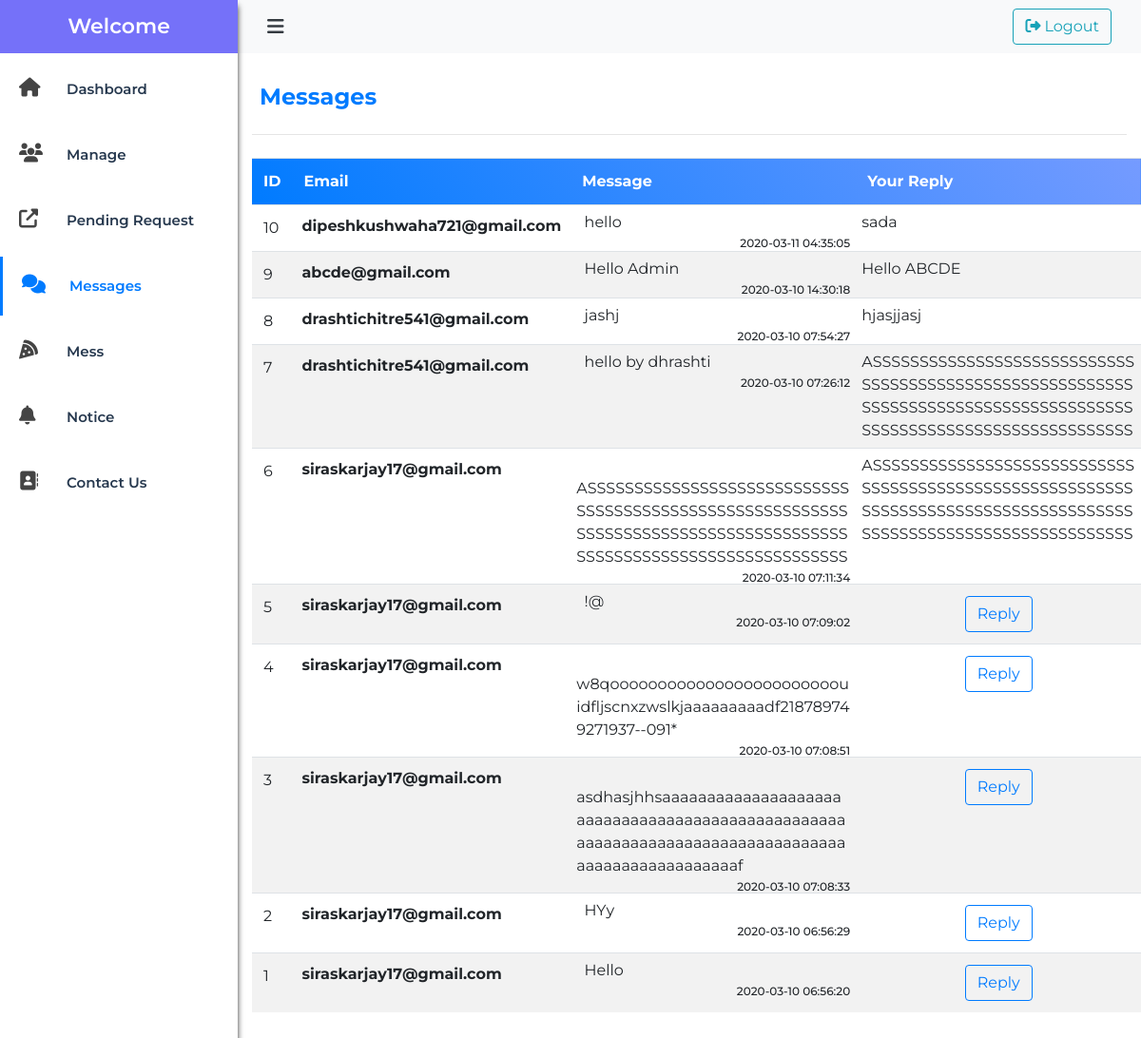
/SecondHome/admin/messages.php (signed in), run on the app's committed database.
### tables this page shows
CREATE TABLE `messages` (
  `msgid` int(255) NOT NULL,
  `email` varchar(50) NOT NULL,
  `message` text NOT NULL,
  `s-time` timestamp NULL DEFAULT CURRENT_TIMESTAMP,
  `reply` text NOT NULL
);

### SecondHome/admin/messages.php (the view, shortened to what this page needs)
<?php
include('sidebar-nav.php');
?>
<link rel="stylesheet" href="https://maxcdn.bootstrapcdn.com/bootstrap/4.0.0/css/bootstrap.min.css">
<div class="main-content">
        <div class="container py-2">
              <h4 class="font-weight-bold my-4 mx-2 text-primary">Messages</h4>
          <hr>
            </div>
              <div>
              <?php
                $q ="SELECT * FROM `messages` as `q` ORDER BY q.`s-time` DESC LIMIT 30";
              $result1 = mysqli_query($con,$q);
              echo '<div class="container">
              ';
              echo " <table class='table table-hover table-striped'> ";
              echo '<tr class="text-white"  style="background-image: linear-gradient(230deg, #759bff, #007bff);cursor: pointer;"><th>ID</th><th>Email</th><th>Message</th><th>Your Reply</th></tr>';
              while($extract = mysqli_fetch_array($result1)) {
                  if($extract['reply']=="")
                  {
                    echo "<tr style='position:relative;'><td id='tdid'>" .$extract['msgid'] ."</td><td valign='top' id='tdemail' class='font-weight-bold' >" .$extract['email'] ."</td>  <td id='tdmsg'> &nbsp " . $extract['message'] ." &nbsp
                    <sub class='d-block text-right' id='stime'>" .$extract['s-time'] ."</sub>
                    </td><td>
                    <button msgid=".$extract['msgid']." class='replybtn btn btn-outline-primary text-center d-block m-auto' style='display:in-line block;'>Reply</button></td> </tr>  ";
                  }
                else{
                  echo "<tr><td id='tdid'>" .$extract['msgid'] ."</td> <td valign='top' id='tdemail' class='font-weight-bold'>" .$extract['email'] ."</td>  <td id='tdmsg'> &nbsp " . $extract['message'] ."  <sub class='' id='stime'>" .$extract['s-time'] ."</sub></td><td id='tdmsg'> ". $extract['reply']." </td></tr>  ";
                }
              }
              echo " </table></div> ";
              ?>

### SecondHome/admin/admin-new.css (style rules this page uses)
body { padding-bottom: 30px; position: relative; min-height: 100%; background-color: #fff; }
* { font-family: 'Montserrat', sans-serif; padding: 0; margin: 0; box-sizing: border-box; }

### SecondHome/admin/style.css (style rules this page uses)
* { font-family: 'Montserrat', sans-serif; }
body { font-size: 14px; }

### SecondHome/admin/messages.php (style rules this page uses)
#tdemail { width:20vw; margin: 0px; padding: 10px; overflow-wrap:break-word; }
#tdmsg { max-width:300px; margin: 0px; padding: 6px; overflow-wrap:break-word; position: relative; }
#tdmsg>sub { display: block; bottom: 0%; margin-top: 10px; font-weight: 500; text-align: right; }

### data on the page
messages: msgid "10", email "dipeshkushwaha721@gmail.com", message "hello", value "2020-03-11 04:35:05", reply "sada"
messages: msgid "9", email "abcde@gmail.com", message "Hello Admin", value "2020-03-10 14:30:18", reply "Hello ABCDE"
messages: msgid "8", email "drashtichitre541@gmail.com", message "jashj", value "2020-03-10 07:54:27", reply "hjasjjasj"
messages: msgid "7", email "drashtichitre541@gmail.com", message "hello by dhrashti", value "2020-03-10 07:26:12", reply "ASSSSSSSSSSSSSSSSSSSSSSSSSSSSSSSSSSSSSSSSSSSSSSSSSSSSSSSSSSSSSSSSSSSSSSSSSSSSSSSSSSSSSSSSSSSSSSSSSSSSSSSSSSSSSSSSSSS"
messages: msgid "6", email "siraskarjay17@gmail.com", message "ASSSSSSSSSSSSSSSSSSSSSSSSSSSSSSSSSSSSSSSSSSSSSSSSSSSSSSSSSSSSSSSSSSSSSSSSSSSSSSSSSSSSSSSSSSSSSSSSSSSSSSSSSSSSSSSSSSS", value "2020-03-10 07:11:34", reply "ASSSSSSSSSSSSSSSSSSSSSSSSSSSSSSSSSSSSSSSSSSSSSSSSSSSSSSSSSSSSSSSSSSSSSSSSSSSSSSSSSSSSSSSSSSSSSSSSSSSSSSSSSSSSSSSSSSS"
messages: msgid "5", email "siraskarjay17@gmail.com", message "!@", value "2020-03-10 07:09:02"
messages: msgid "4", email "siraskarjay17@gmail.com", message "w8qoooooooooooooooooooooooouidfljscnxzwslkjaaaaaaaaadf218789749271937--091*", value "2020-03-10 07:08:51"
messages: msgid "3", email "siraskarjay17@gmail.com", message "asdhasjhhsaaaaaaaaaaaaaaaaaaaaaaaaaaaaaaaaaaaaaaaaaaaaaaaaaaaaaaaaaaaaaaaaaaaaaaaaaaaaaaaaaaaaaaaaaaaaaaaaaaf", value "2020-03-10 07:08:33"
messages: msgid "2", email "siraskarjay17@gmail.com", message "HYy", value "2020-03-10 06:56:29"
messages: msgid "1", email "siraskarjay17@gmail.com", message "Hello", value "2020-03-10 06:56:20"
